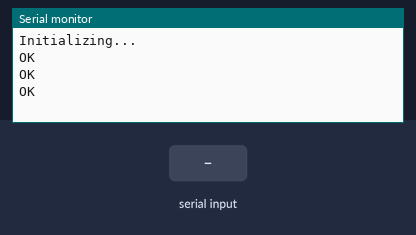
A sketch run on a simulated Arduino Uno, built with avr-gcc and run on an emulated ATmega328P. On the bench: the last lines printed to the serial monitor. The test bench sets the inputs (shaded band). The modem accepts every AT command (registered, SIM ready, sends succeed) and sends nothing else.

Above: at 2.2 s.
2.3 s: "1" received over the second serial link
At 2.9 s:
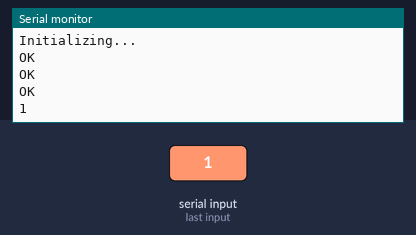
3.8 s: "0" received over the second serial link
At 5.3 s:
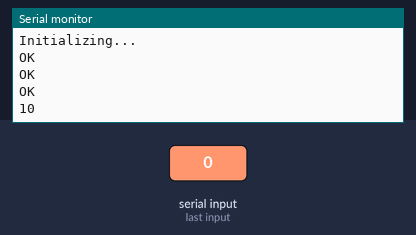

The sketch:

Receive_SMS_Test.ino
```cpp
#include <SoftwareSerial.h>


//Create software serial object to communicate with SIM800L
SoftwareSerial mySerial(8, 9); //SIM800L Tx & Rx is connected to Arduino #3 & #2

void setup()
{
  //Begin serial communication with Arduino and Arduino IDE (Serial Monitor)
  Serial.begin(9600);

  //Begin serial communication with Arduino and SIM800L
  mySerial.begin(9600);

  Serial.println("Initializing...");
  delay(1000);


  mySerial.println("AT"); //Once the handshake test is successful, it will back to OK
  updateSerial();

  mySerial.println("AT+CMGF=1"); // Configuring TEXT mode
  updateSerial();
  mySerial.println("AT+CNMI=1,2,0,0,0"); // Decides how newly arrived SMS messages should be handled
  updateSerial();
}

void loop()
{
  updateSerial();
}

void updateSerial()
{
  while (Serial.available())
  {
    mySerial.write(Serial.read());//Forward what Serial received to Software Serial Port,... allows sending commands to SIM800L?
  }
  while(mySerial.available())
  {
    Serial.write(mySerial.read());//Forward what Software Serial received to Serial Port
  }

}
```

Measured:
- after the input at 2.3 s, the serial monitor: prints a new line at once (image 1)
- after the input at 3.8 s, the serial monitor: prints a new line at once (image 2)
